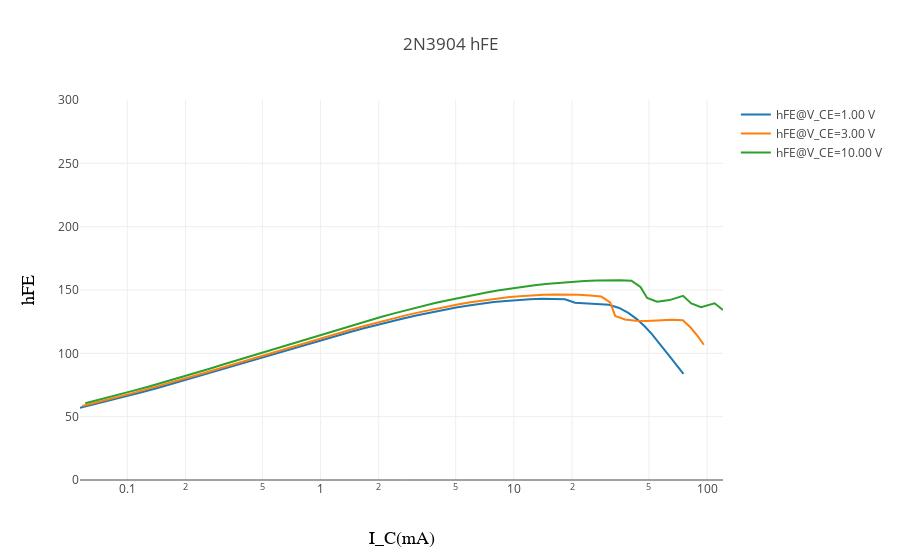

Notebook code cell kept with this figure:
### Code cell
layout = go.Layout(
    title='2N3904 hFE',
    xaxis=dict(
        title='I_C(mA)',
        type='log',
        titlefont=dict(
            family='Courier New, monospace',
            size=18,
            color='#000000'
        )
    ),
    yaxis=dict(
        title='hFE', 
        range=[0, 300],
        titlefont=dict(
            family='Courier New, monospace',
            size=18,
            color='#000000'
        )
    )
)


iplot({ 'data': data, "layout": layout })
